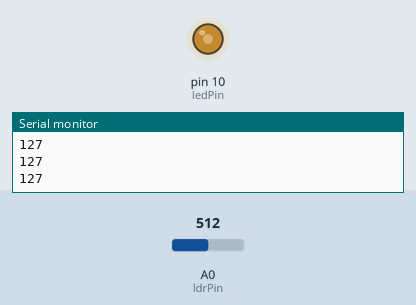
This sketch was run on a simulated Arduino Uno, built with avr-gcc and run on an emulated ATmega328P. Parts: output pins drawn as LEDs (lit = HIGH), the last lines printed to the serial monitor. The test bench sets the inputs (shaded band); at power-on: A0 (ldrPin) = 512.

Above: at 1.2 s.
1.3 s: A0 (ldrPin) set to 716
At 2.4 s:
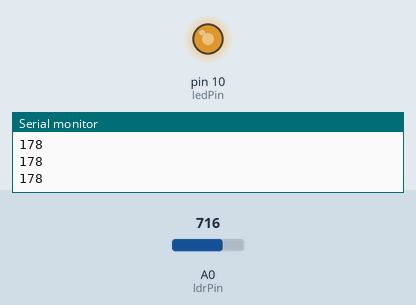
2.8 s: A0 (ldrPin) set to 900
At 3.7 s:
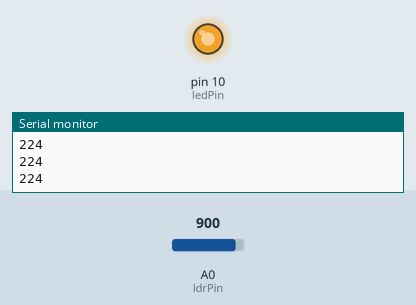
4.3 s: A0 (ldrPin) set to 122
At 5.0 s:
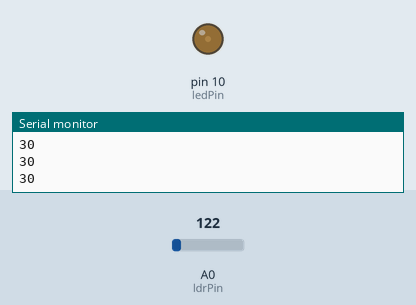
5.8 s: A0 (ldrPin) set to 0
At 6.3 s:
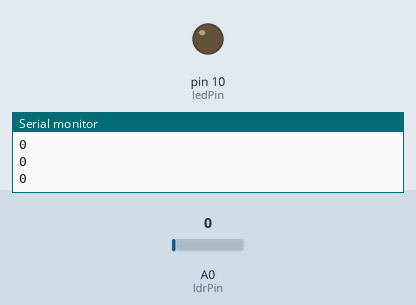
7.3 s: A0 (ldrPin) set to 511
At 7.6 s:
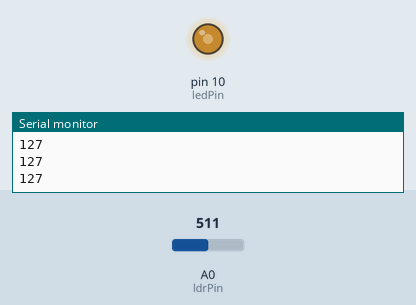
Timing chart, 0 to 9.8 s (numbered marks = the images above; inputs shaded):
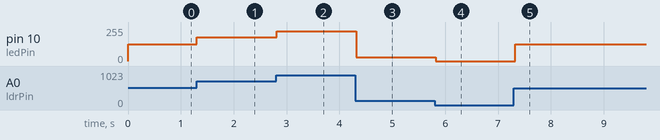

The sketch:

ldrWithPwmLed.ino
```cpp
const int ledPin = 10;
const int ldrPin = A0;

void setup() {
  Serial.begin(9600);
}

void loop() {
  int valorLdr = analogRead(ldrPin);

  //int valorMapeado = (valorLdr/1023.0) * 255;

  int valorMapeado = map(valorLdr, 0, 1023, 0, 255);

  Serial.println(valorMapeado);

  analogWrite(ledPin, valorMapeado);

  delay(100);
}
```

Measured:
- after the input at 1.3 s, pin 10 (ledPin): 127/255 → 178/255 at once
- after the input at 2.8 s, pin 10 (ledPin): 178/255 → 224/255 at once
- after the input at 4.3 s, pin 10 (ledPin): 224/255 → 30/255 at once
- after the input at 5.8 s, pin 10 (ledPin): 30/255 → 0/255 at once
- after the input at 7.3 s, pin 10 (ledPin): 0/255 → 127/255 at once
